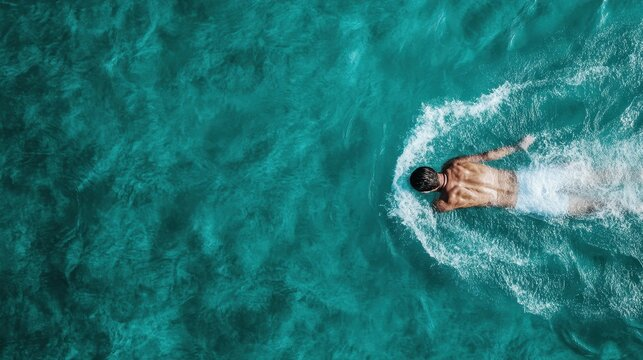
#> input picture obstacle_detection_and_feedback_previous_code/swimmer_open_water_no_obstacle_1.jpg, 643 x 360 px, found by its file name
$ python img_process_approach.py
#> lines starting #> are read from the running program, lines starting #| are printed output that depends on the picture; after the words box and inside, x2 and y2 are one past the last pixel; in counts of white or black regions, pixels touching at a corner belong together
#> further down, image is the input picture: shape (360, 643, 3); mean B, G, R 115.4, 115.8, 32.6
import cv2
import numpy as np

def process_image(image):
    # Step 1: Preprocess the image
    gray = cv2.cvtColor(image, cv2.COLOR_BGR2GRAY)
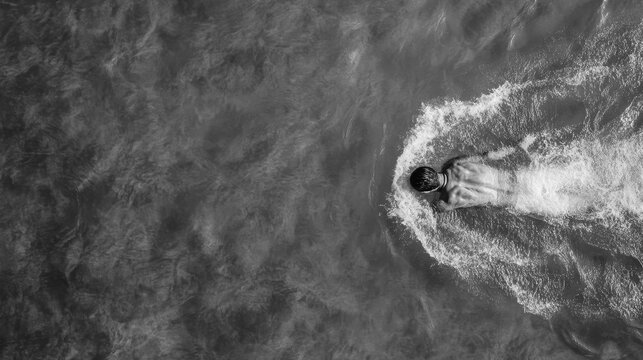
#> gray: shape (360, 643); min 0, max 248, mean 90.9
    blurred = cv2.GaussianBlur(gray, (5, 5), 0)

    # Step 2: Water segmentation (example: detect non-water regions)
    hsv = cv2.cvtColor(image, cv2.COLOR_BGR2HSV)
#> hsv: shape (360, 643, 3); mean H, S, V 88.9, 196.4, 117.4
    lower_water = np.array([90, 50, 50])  # Adjust HSV values for water
    upper_water = np.array([130, 255, 255])
    water_mask = cv2.inRange(hsv, lower_water, upper_water)
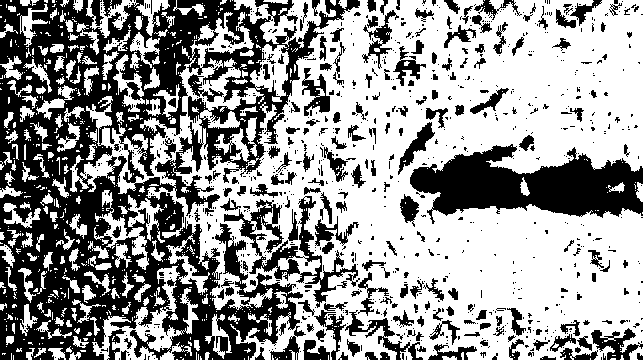
#> water_mask: shape (360, 643); 59.3% white; 895 black regions (697 under 20 px), largest, box (x1, y1, x2, y2) and area: (0, 0, 360, 360) 59362, (410, 144, 643, 224) 10506, (224, 196, 360, 308) 3173
    obstacle_mask = cv2.bitwise_not(water_mask)
#> obstacle_mask: shape (360, 643); 40.7% white; 895 white regions (697 under 20 px)

    # Step 3: Contour detection
    contours, _ = cv2.findContours(obstacle_mask, cv2.RETR_EXTERNAL, cv2.CHAIN_APPROX_SIMPLE)
#> contours = 787 contours, 656 with area under 20; largest, box (x1, y1, x2, y2) and area: (0, 0, 360, 360) 83198, (410, 144, 643, 224) 10310, (224, 196, 360, 308) 3133, (591, 328, 643, 360) 630, (345, 310, 423, 360) 619
    obstacle_zones = {'left': False, 'center': False, 'right': False}

    # Define swimmer path zones (assume fixed coordinates for simplicity)
    height, width = image.shape[:2]
#> height = 360; width = 643
    left_zone = (0, int(width / 3))
#> left_zone = (0, 214)
    center_zone = (int(width / 3), int(2 * width / 3))
#> center_zone = (214, 428)
    right_zone = (int(2 * width / 3), width)
#> right_zone = (428, 643)

    # Step 4: Map obstacles to zones
    for contour in contours:
        x, y, w, h = cv2.boundingRect(contour)
        cx = x + w // 2  # Obstacle center x-coordinate

        if left_zone[0] <= cx < left_zone[1]:
            obstacle_zones['left'] = True
        elif center_zone[0] <= cx < center_zone[1]:
            obstacle_zones['center'] = True
        elif right_zone[0] <= cx < right_zone[1]:
            obstacle_zones['right'] = True
#> this loop made 787 passes
#> (x, y, w, h, cx) on passes 1, 5, 6: (154, 358, 1, 1, 154), (58, 357, 6, 3, 61), (55, 357, 1, 1, 55)
#> after the loop, obstacle_zones = {'left': True, 'center': True, 'right': True}

    return obstacle_zones

def decide_path(obstacle_zones):
    if obstacle_zones['center']:
        if not obstacle_zones['left']:
            return "Move left"
        elif not obstacle_zones['right']:
            return "Move right"
        else:
            return "Stop! No clear path"
    return "Keep going"

# Example usage
image = cv2.imread(r'C:\Users\OMOLP094\Desktop\WORK_FROM_NOV_2024\Obstacle_Detection_for_Swimmers\swimmer_open_water_no_obstacle_1.jpg')
obstacle_zones = process_image(image)
#> obstacle_zones = {'left': True, 'center': True, 'right': True}
decision = decide_path(obstacle_zones)
#> decision = 'Stop! No clear path'
print(decision)
#| Stop! No clear path

$ run again, with obstacle_detection_and_feedback_previous_code/swimmer_with_obstacles_1.jpg copied over obstacle_detection_and_feedback_previous_code/swimmer_open_water_no_obstacle_1.jpg
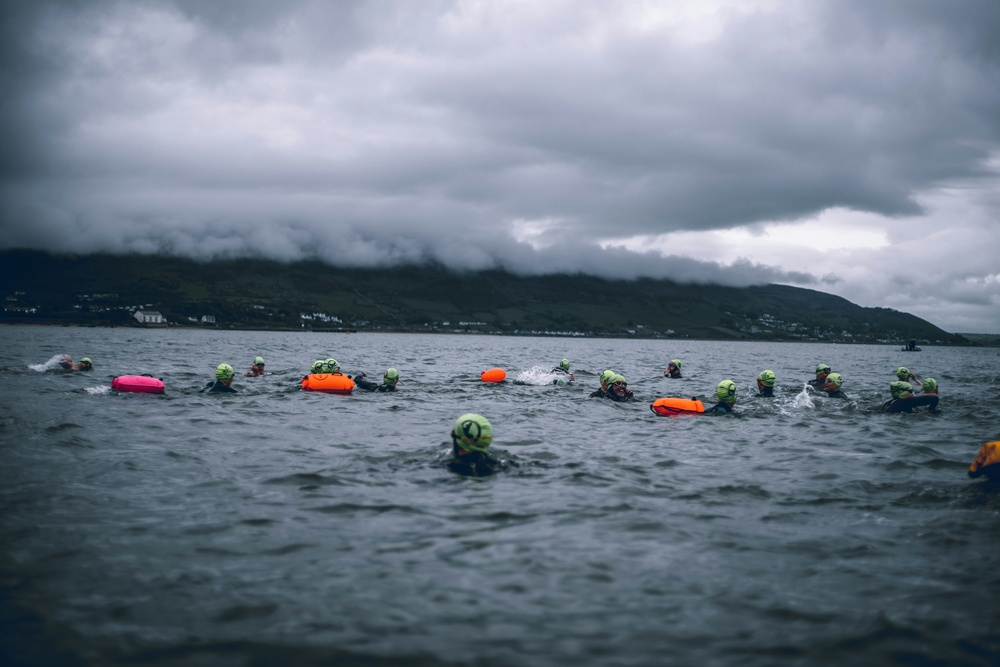
#> input picture obstacle_detection_and_feedback_previous_code/swimmer_with_obstacles_1.jpg, 1000 x 667 px, shrunk from 3000 x 2000 before the run, found by its file name
#> image is the input picture: shape (667, 1000, 3); mean B, G, R 133.3, 119.3, 107.6
#> in process_image, `gray = cv2.cvtColor(image, cv2.COLOR_BGR2GRAY)`:
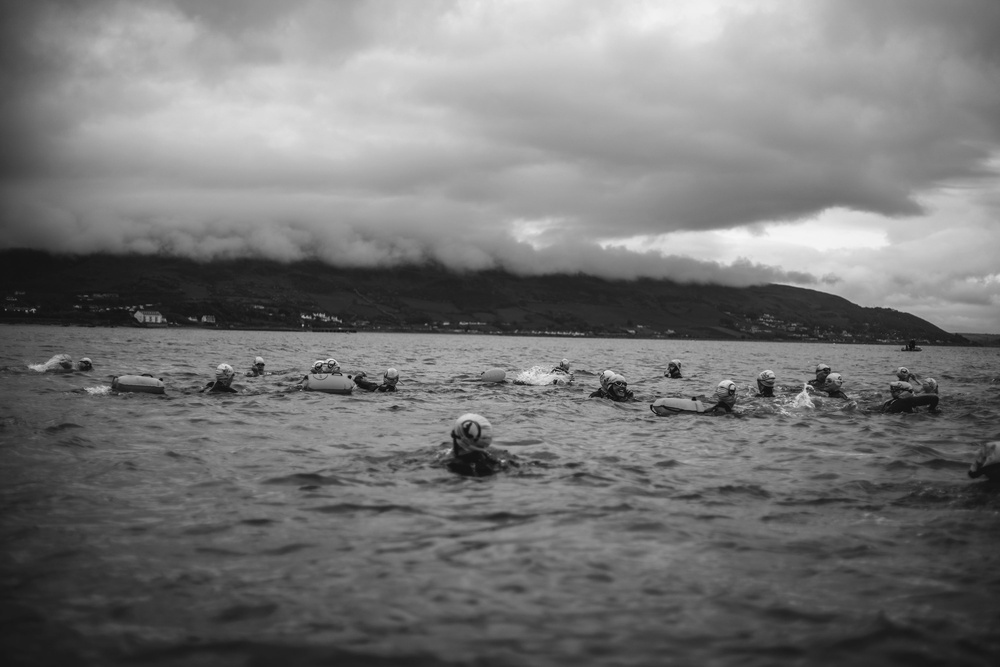
#> gray: shape (667, 1000); min 9, max 248, mean 117.4
#> hsv: shape (667, 1000, 3); mean H, S, V 105.9, 63.8, 134
#> in process_image, `water_mask = cv2.inRange(hsv, lower_water, upper_water)`:
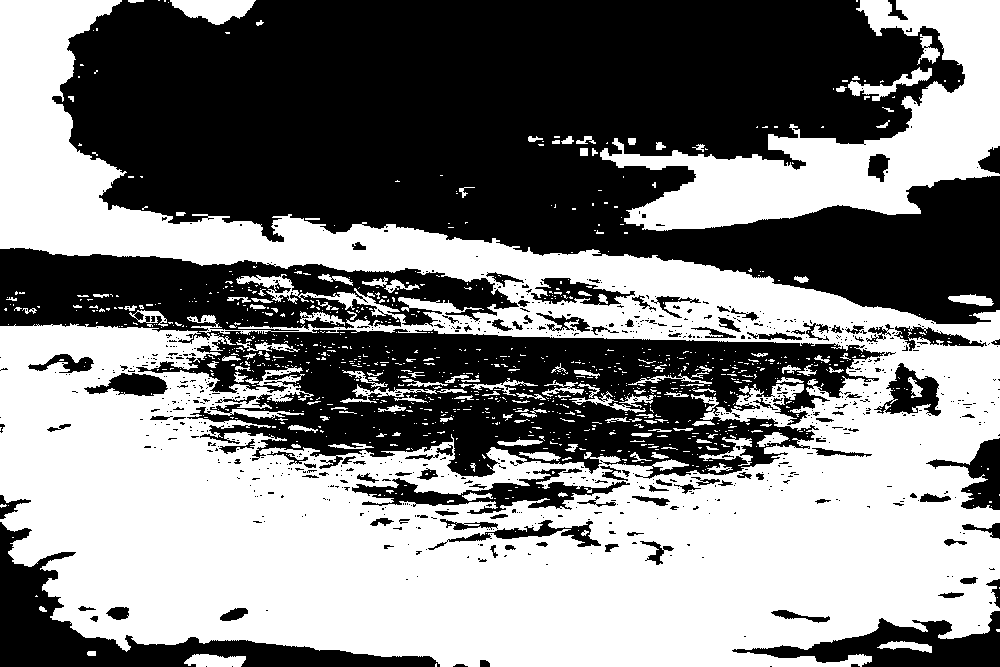
#> water_mask: shape (667, 1000); 50.7% white; 825 black regions (705 under 20 px), largest, box (x1, y1, x2, y2) and area: (52, 0, 1000, 324) 195313, (0, 248, 896, 479) 87980, (0, 522, 440, 667) 13909
#> obstacle_mask: shape (667, 1000); 49.3% white; 825 white regions (705 under 20 px)
#> contours = 770 contours, 683 with area under 20; largest, box (x1, y1, x2, y2) and area: (52, 0, 1000, 324) 196048, (0, 248, 896, 479) 98364, (0, 522, 440, 667) 13308, (732, 611, 1000, 667) 6475, (352, 469, 630, 514) 3607
#> the loop in process_image, `for contour in contours:` made 770 passes
#> (x, y, w, h, cx) on passes 2 to 4: (232, 666, 1, 1, 232), (206, 666, 1, 1, 206), (851, 664, 9, 3, 855)
#> after the loop in process_image, `for contour in contours:`: obstacle_zones = {'left': True, 'center': True, 'right': True}
#> decision = 'Stop! No clear path'
#| Stop! No clear path
